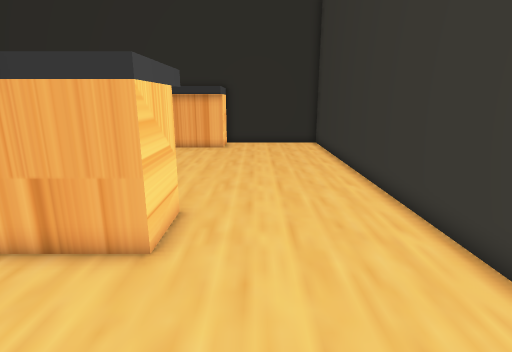
View 1 (above)

19 first-person views from a walk through a level from a Godot 3-D game. The camera is 1.5 m above the floor, tilts 14° down and sees 80° across. The floor is counted in squares, 0.5 m on a side. Each view is taken from the middle of a square. On the plan, view 1 faces up. The plan holds only what a view shows up to about 20 squares ahead; the rest is blank. The place goes on beyond the plan. Some surface patterns are stand-ins.

View 2
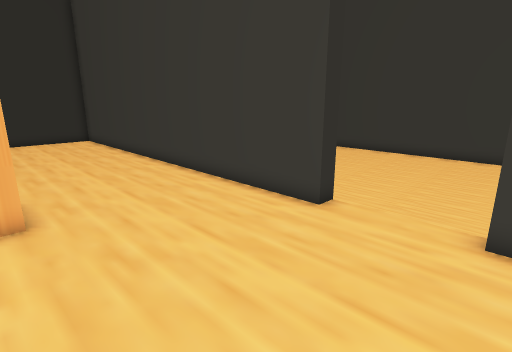

View 3
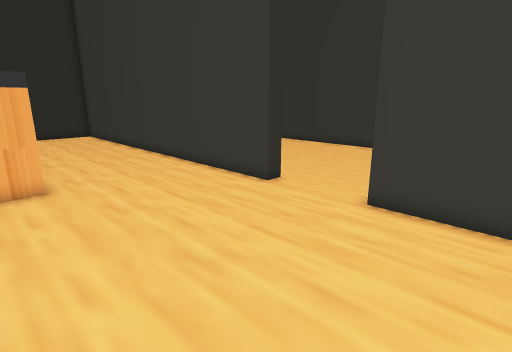

View 4
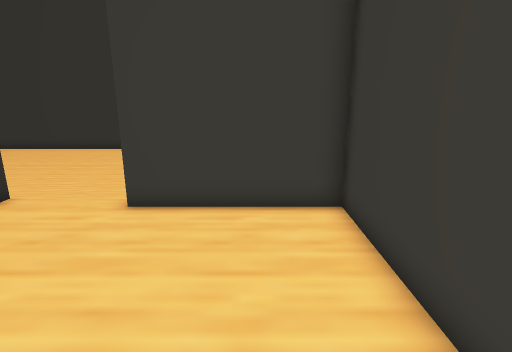

View 5
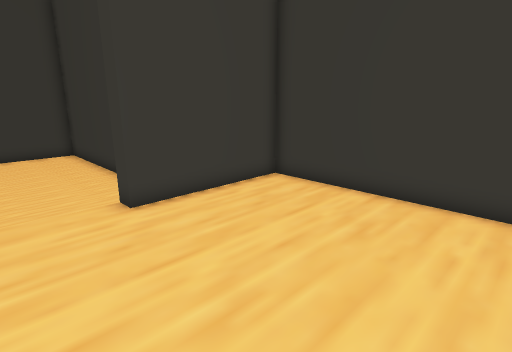

View 6
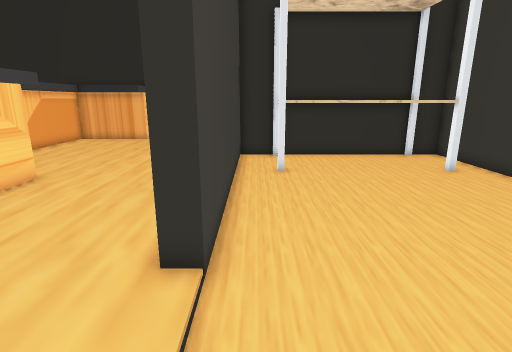

View 7
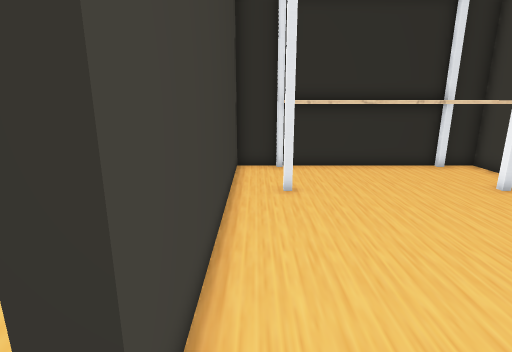

View 8
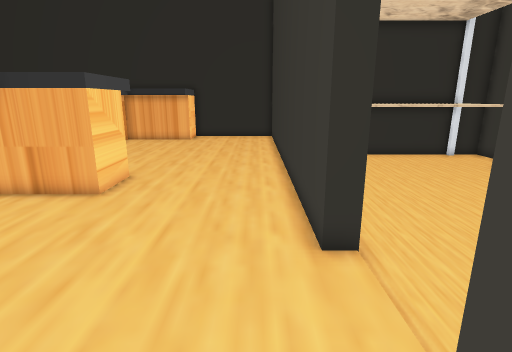

View 9
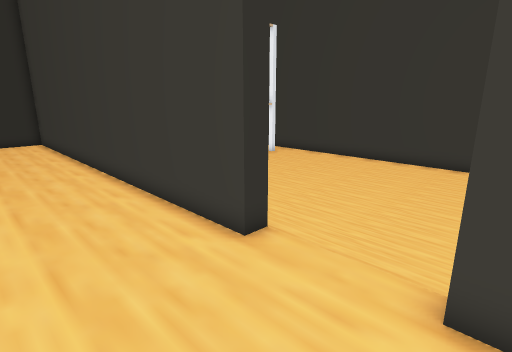

View 10
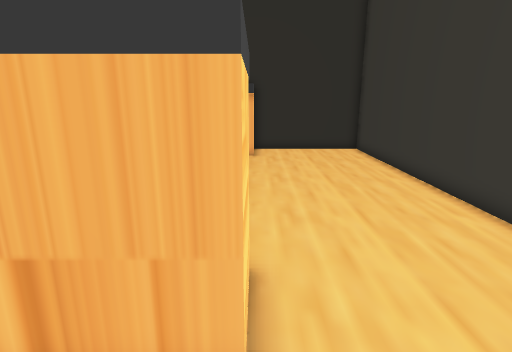

View 11
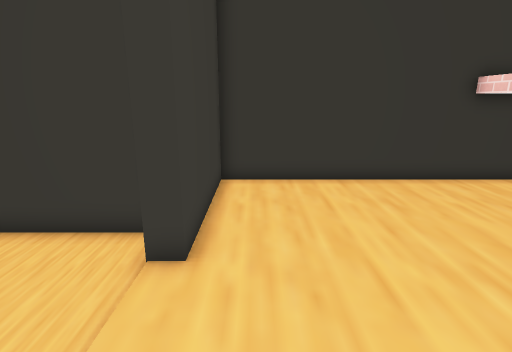

View 12
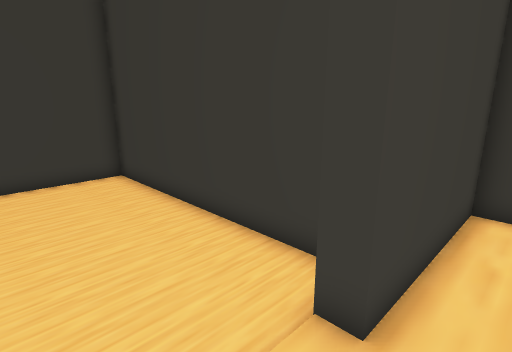

View 13
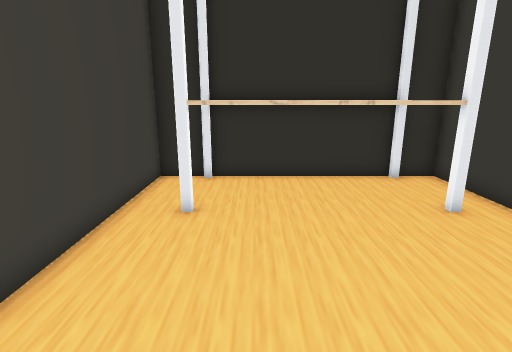

View 14
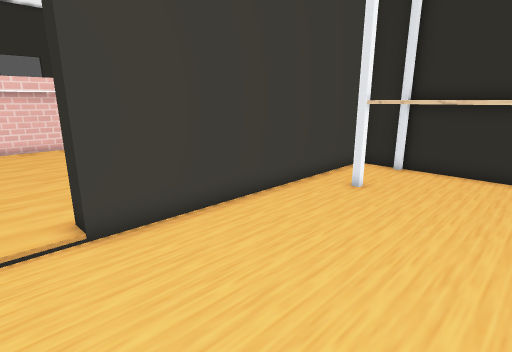

View 15
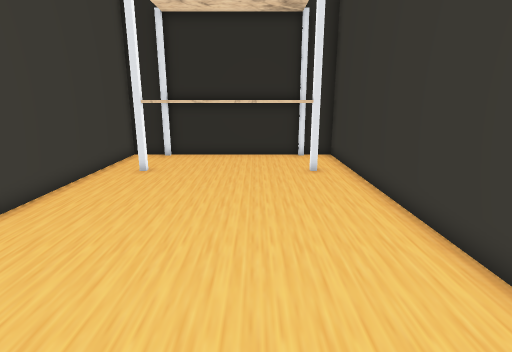

View 16
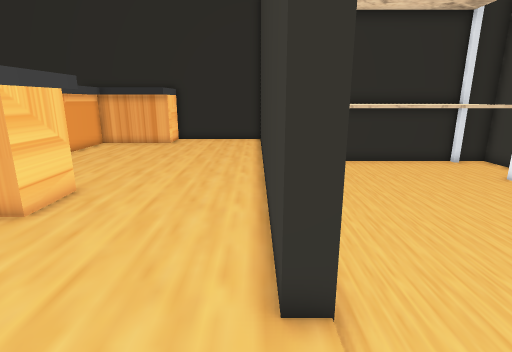

View 17
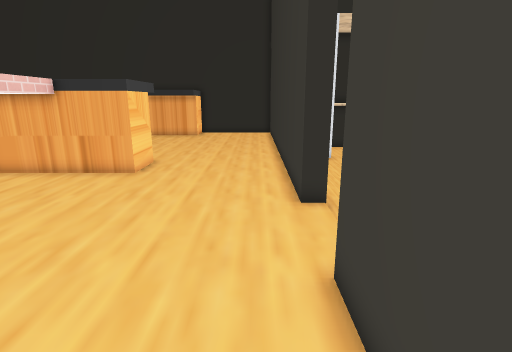

View 18
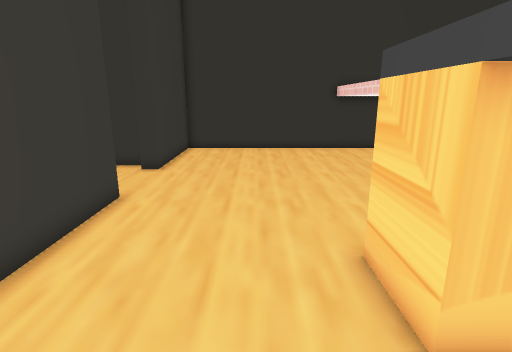

View 19
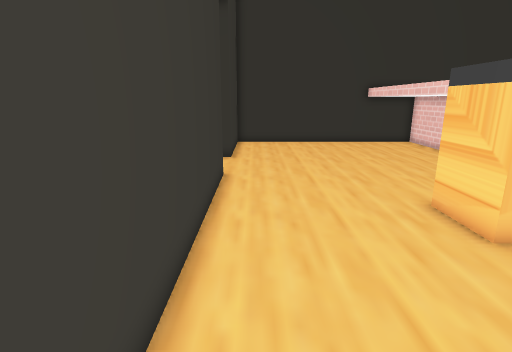

### Floor plan
Key: @ floor where view 1 was taken; # wall or solid block; . floor; ^ raised ledge; R rack.
Columns run from 8 left of view 1 to 16 right of it. Each row starts with its distance up from view 1.
 22       #######
 21       ^.....#
 20    ^^^^.....#
 19  ^ ^^^^.....#
 18  ^^.........#
 17  ^^.........#
 16  ^^.........#
 15  ^^.........#
 14   ^.........####RRRRRR###
 13   ^.........##.RRRRRRRR #
 12    .........##.RRRRRRRR.#
 11     ........##. RRRRRRR #
 10     ........##.#RRRRRRR##
  9      ^#.....##..........#
  8      ^^.....##..........#
  7       ^.....##..........#
  6 ^^^^^^^.....##..........#
  5 ^  ^........##..........#
  4 ^  ^........##..........#
  3 ^  ^........##..........#
  2 ^  ^........##..........#
  1    ^....................#
  0    ^....@...............#
 -1    ^....................#
 -2    ^....................#
 -3    ^........##..........#
 -4    ^........#############
 -5 ^  ^........#
 -6 ^  ^........#
 -7 ^  ^........#
 -8    ^  #######
 -9 ######

Positions as (right, up) in squares from view 1, and headings:
1: (0, 0), facing up
2: (-3, -3), facing up-right
3: (-4, -6), facing up-right
4: (-4, -6), facing right
5: (-4, 1), facing down-right
6: (6, -3), facing up
7: (6, 0), facing up
8: (3, -4), facing up
9: (0, -3), facing up-right
10: (-2, 3), facing up
11: (3, 3), facing down
12: (3, 1), facing down-right
13: (9, 2), facing up
14: (12, 0), facing up-left
15: (12, -3), facing up
16: (4, -2), facing up
17: (3, -7), facing up
18: (0, 11), facing down
19: (3, 14), facing down
